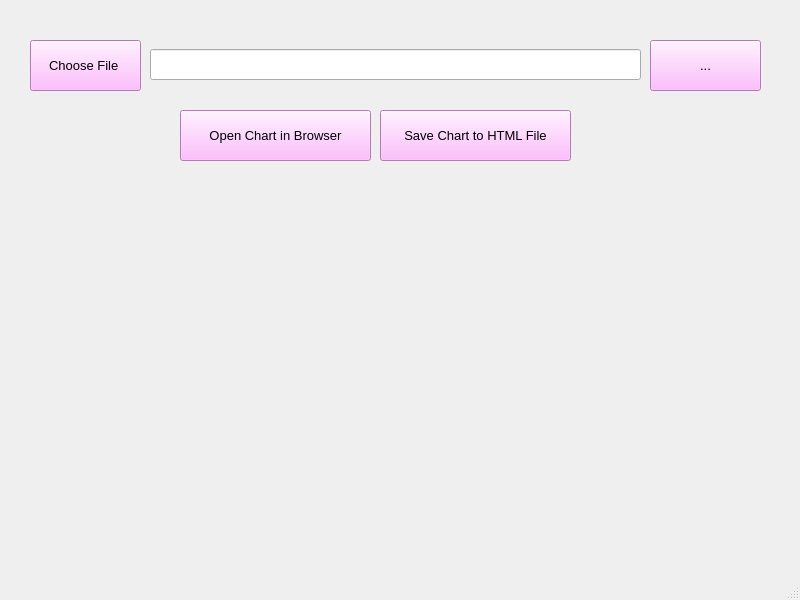
<?xml version="1.0" encoding="UTF-8"?>
<ui version="4.0">
 <class>MainWindow</class>
 <widget class="QMainWindow" name="MainWindow">
  <property name="geometry">
   <rect>
    <x>0</x>
    <y>0</y>
    <width>800</width>
    <height>600</height>
   </rect>
  </property>
  <property name="windowTitle">
   <string>MainWindow</string>
  </property>
  <widget class="QWidget" name="centralwidget">
   <widget class="QLineEdit" name="lineEdit">
    <property name="geometry">
     <rect>
      <x>150</x>
      <y>49</y>
      <width>491</width>
      <height>31</height>
     </rect>
    </property>
   </widget>
   <widget class="QPushButton" name="pushButton">
    <property name="geometry">
     <rect>
      <x>650</x>
      <y>40</y>
      <width>111</width>
      <height>51</height>
     </rect>
    </property>
    <property name="font">
     <font>
      <pointsize>10</pointsize>
     </font>
    </property>
    <property name="styleSheet">
     <string notr="true">background-color: rgb(255, 170, 255);</string>
    </property>
    <property name="text">
     <string>...</string>
    </property>
   </widget>
   <widget class="QPushButton" name="pushButtonChoose">
    <property name="geometry">
     <rect>
      <x>30</x>
      <y>40</y>
      <width>111</width>
      <height>51</height>
     </rect>
    </property>
    <property name="font">
     <font>
      <pointsize>10</pointsize>
     </font>
    </property>
    <property name="styleSheet">
     <string notr="true">background-color: rgb(255, 170, 255);</string>
    </property>
    <property name="text">
     <string>Choose File </string>
    </property>
   </widget>
   <widget class="QPushButton" name="pushButtonOpen">
    <property name="geometry">
     <rect>
      <x>180</x>
      <y>110</y>
      <width>191</width>
      <height>51</height>
     </rect>
    </property>
    <property name="font">
     <font>
      <pointsize>10</pointsize>
     </font>
    </property>
    <property name="styleSheet">
     <string notr="true">background-color: rgb(255, 170, 255);</string>
    </property>
    <property name="text">
     <string>Open Chart in Browser</string>
    </property>
   </widget>
   <widget class="QPushButton" name="pushButtonSave">
    <property name="geometry">
     <rect>
      <x>380</x>
      <y>110</y>
      <width>191</width>
      <height>51</height>
     </rect>
    </property>
    <property name="font">
     <font>
      <pointsize>10</pointsize>
     </font>
    </property>
    <property name="styleSheet">
     <string notr="true">background-color: rgb(255, 170, 255);</string>
    </property>
    <property name="text">
     <string>Save Chart to HTML File</string>
    </property>
   </widget>
  </widget>
  <widget class="QMenuBar" name="menubar">
   <property name="geometry">
    <rect>
     <x>0</x>
     <y>0</y>
     <width>800</width>
     <height>26</height>
    </rect>
   </property>
  </widget>
  <widget class="QStatusBar" name="statusbar"/>
 </widget>
 <resources/>
 <connections/>
</ui>
